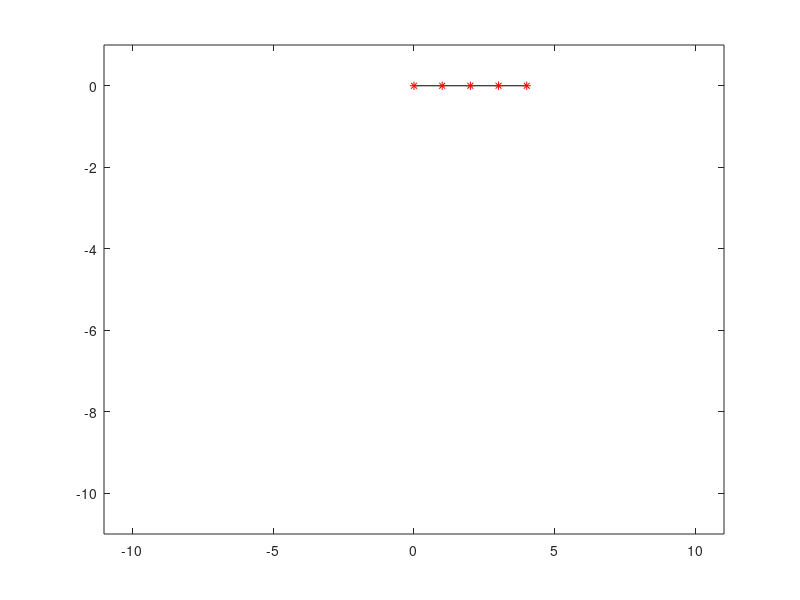

The MATLAB source for this figure:
%The space is going to be 2D

size = input('Enter the total number of particles: ');
delta_time = input('Enter your delta T: ');
total = input('Enter the entire duration of the animation: ');

% The Damping included 
s_damp = 1;

totalTimeFrames = floor(total/delta_time);

X_mat = zeros(size,totalTimeFrames);
Y_mat = zeros(size,totalTimeFrames);

DeltaX_vect = zeros(size+1);
DeltaY_vect = zeros(size+1);

VelX_mat = zeros(size,totalTimeFrames);
VelY_mat = zeros(size,totalTimeFrames);

% Initializing the positions

for i=1:size
           
    X_mat(i,1) = i-1;
    Y_mat(i,1) = 0;
    
end 

g = 9.81;   %Acceleration due to gravity, modified to fit the ideal assumption
m =1;       %Mass of the particles

r = 1;      %Initial length between the particles

for t= 2:totalTimeFrames
   
    X_mat(1,t) = X_mat(1,1);
    Y_mat(1,t) = Y_mat(1,1);
    
    VelX_mat(1,t) = 0;
    VelY_mat(1,t) = 0;
    
    % Implemented the PBD 
    for i = 2 : size
                
        X_mat(i,t) = X_mat(i,t-1) + delta_time*(VelX_mat(i,t-1));
        Y_mat(i,t) = Y_mat(i,t-1) + delta_time*(VelY_mat(i,t-1))  + (delta_time * delta_time) * (-g);
        
    end
    
    % Doing the FTL correction
    for i=2: size
       
        Xn = X_mat(i-1,t);
        Yn = Y_mat(i-1,t);
        
        Xn1 = X_mat(i,t);
        Yn1 = Y_mat(i,t);
      
        % The position correction steps
        q = Xn + ((r*(Xn1-Xn))/(sqrt((Xn1 - Xn)^2 + (Yn1 - Yn)^2)));
        
        Xn2 = q;
        Yn2 = Yn + (((Yn1 - Yn)/(Xn1 - Xn))*(q - Xn));
        
        if (((Yn2 - Yn1)^2 + (Xn2 - Xn1)^2)>((Xn - Xn1)^2 + (Yn - Yn1)^2))
            q = -q;
        end 
        
        % Storing the correct positions
        X_mat(i,t) = q;
        Y_mat(i,t)= Yn + (((Yn1 - Yn)/(Xn1 - Xn))*(q - Xn));
        
        DeltaX_vect(i) = X_mat(i,t) - Xn1;
        DeltaY_vect(i) = Y_mat(i,t) - Yn1;
        
        
    end
    
    % Doing the Velocity Correction as mentioned in the paper
    for i=2: size
        
        VelX_mat(i,t) = (X_mat(i,t) - X_mat(i,t-1))/(delta_time) - (s_damp) * (DeltaX_vect(i+1))/(delta_time);
        VelY_mat(i,t) = (Y_mat(i,t) - Y_mat(i,t-1))/(delta_time) - (s_damp) * (DeltaY_vect(i+1))/(delta_time);
        
    end
    
    
end


count = 1;

% Storing the Sampled Images for making the Animation
for t = 1: 100: totalTimeFrames
    
    h = figure('visible','off');
    
    for i = 1 : size-1
       
       X1 = X_mat(i,t);
       X2 = X_mat(i+1,t);
       Y1 = Y_mat(i,t);
       Y2 = Y_mat(i+1,t); 
       
       plot([X1,X2],[Y1,Y2],'k');
       hold on;
       
       plot (X1,Y1,'r*');
       hold on;
    end
    
      plot(X_mat(size,t),Y_mat(size,t),'r*');
      
     % The final location can be anything you want
     if count < 10  
      s = strcat('C:\Users\Lenovo\Downloads\FTL-project-master\Images_DFTL_Orig\test-00',int2str(count));
     elseif count < 100  
       s = strcat('C:\Users\Lenovo\Downloads\FTL-project-master\Images_DFTL_Orig\test-0',int2str(count));      
     else   
         s = strcat('C:\Users\Lenovo\Downloads\FTL-project-master\Images_DFTL_Orig\test-',int2str(count));        
     end
      
       xlim([-11 11]);
       ylim ([-11 1]);    
       
      saveas(h,s,'jpg');
      close(h);
      
      count = count + 1;
end



        

